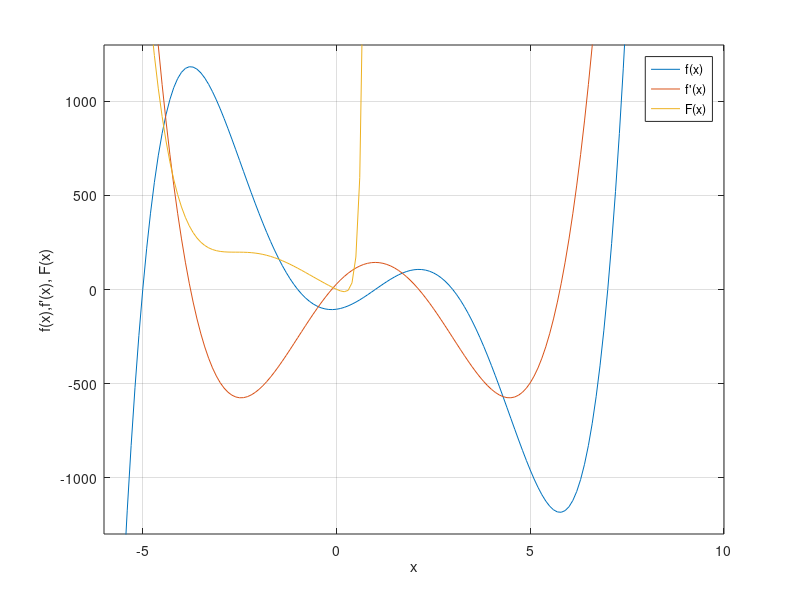
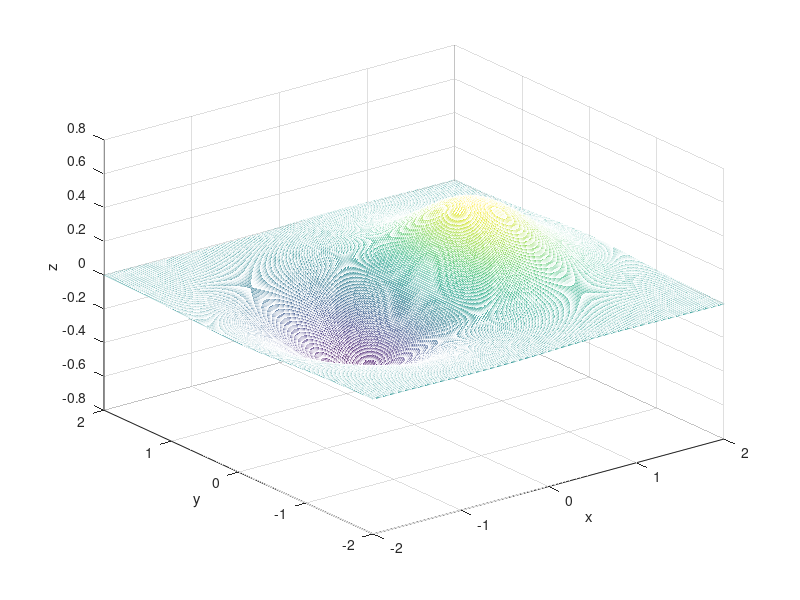

Reproduce these figures in MATLAB, in order.
figure(1);

x = -100:0.1:100;

% f(x)
f = x.^5 - 5*x.^4 - 30*x.^3 + 110 * x.^2 + 29 .* x - 105;

%  I f(x) dx
fi = (1/6) .* x.^6 - x.^5 - (30/4) .* x.^4 + (110/3) .^ x.^3 + (29/2) .* x.^2 - 105 .* x;

% d/dx f(x)
fd = 5 * x.^4 - 20 * x.^3 - 90*x.^2 + 220 .* x + 29;
plot(x, f, x, fd, x, fi);

ylim([-1300 1300]);
xlim([-6 10]);

grid();

legend('f(x)','f''(x)','F(x)');
xlabel('x'); ylabel('f(x),f''(x), F(x)');

% =>  NS: -5.0, -1.0, 1.0, 3.0, 7.0


% b)

figure(2);

[x, y] = meshgrid(-2:0.01:2); 
g = x .* exp(-x.^2 - y.^2);
mesh(x,y,g);
xlabel('x');ylabel('y');zlabel('z');

